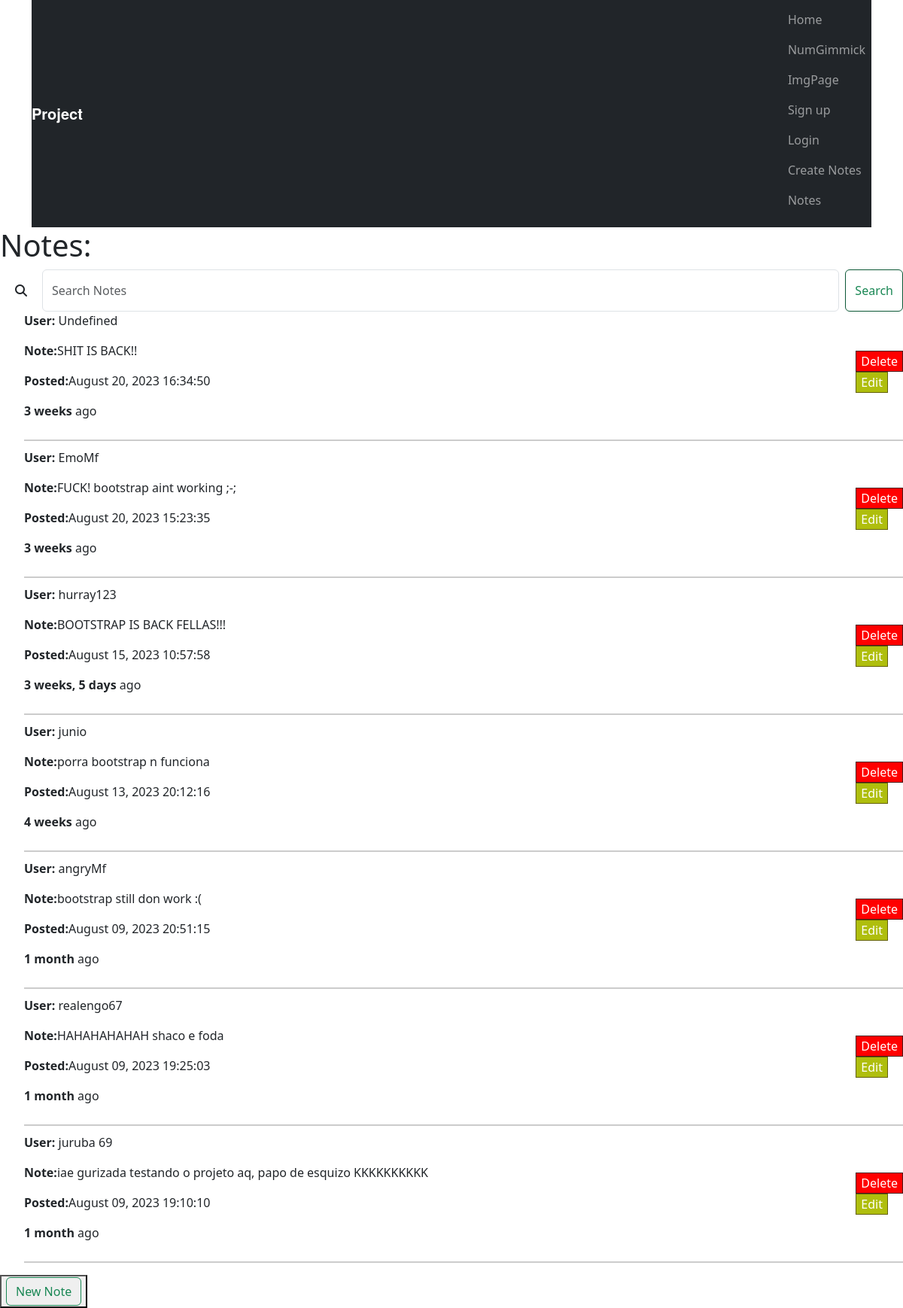
The app's page /notes with its own data.
### projects/models.py (models this page shows)
class Note(models.Model):
    author = models.CharField(max_length=20, blank=True)
    description = models.TextField(default='Not set')
    posted_time = models.DateTimeField(default=timezone.now)

### projects/views.py (the view)
# urls.py: path('notes', views.notes_page, name='notes'),
def notes_page(request):
    notes = Note.objects.all().order_by('-posted_time')
    return render(request, 'notes.html', {'notes':notes})

### templates/notes.html (shortened to what this page needs)
{% extends 'base.html' %}
{% block content %}
    <h1>Notes:</h1>
    <div class="SearchBar">
        <form class="d-flex" method="get" action="{% url 'search_bar' %}">
            <i id="SearchBarIcon" class="fa-solid fa-magnifying-glass fa-beat"></i>
            <input class="form-control me-2" type="search" name="search_query" placeholder="Search Notes">
            <button id="Search_button" class="btn btn-outline-success" type="submit">Search</button>
        </form>
    </div>
    <ul>
        {% for note in notes %}
            <li class="note-item">
                <div class="note-content">
                    <p><strong>User:</strong>
                        {% if note.author %}{{ note.author }}
                        {% else %}
                            Undefined
                        {% endif %}
                    </p>
                    <p><strong>Note:</strong>{{note.description}}</p>
                    <p><strong>Posted:</strong>{{note.posted_time|date:"F d, Y H:i:s" }}</p>
                    <p><strong>{{ note.posted_time|timesince }}</strong> ago</p>
                </div>
                <div><form method="POST" action="{% url 'delete_note' note_id=note.id %}">
                    <button type="submit" id="delete_button">Delete</button>
                    </form>
                    <form method="POST" action="{% url 'edit_note' note_id=note.id %}">
                        <button type="submit" id="edit_button">Edit</button>
                        </form>
                </div>
            </li>
        {% endfor %}
    </ul>
    <button ><a class="btn btn-outline-success" id="anchortransition" href="{% url 'create_note' %}">New Note</a></button>
{% endblock %}

### static/css/cascade.css (style rules this page uses)
body { background-color:lightslategrey; }

### templates/notes.html (style rules this page uses)
.note-item { border-bottom: 2px solid #ccc; padding-bottom: 10px; margin-bottom: 10px; display: flex; justify-content: space-between; align-items: center; }
.note-content { flex: 1; }
#delete_button { background-color: red; color: white; transition: background-color 0.3s ease-in-out; border: 1px solid #4a1818; }
#anchortransition { transition: background-color 0.3s ease-in-out; }
#edit_button { background-color: rgb(175, 190, 13); color: white; transition: background-color 0.5s ease-in-out; border: 1px solid rgb(100, 97, 11); }
#Search_button { transition: background-color 0.4s ease-in-out; border: 1px solid rgb(12, 88, 54); }
#SearchBarIcon { padding: 20px; }

### records on screen
Note: author "Undefined", description "SHIT IS BACK!!", posted_time "August 20, 2023 16:34:50", posted_time "3 weeks"
Note: author "EmoMf", description "FUCK! bootstrap aint working ;-;", posted_time "August 20, 2023 15:23:35", posted_time "3 weeks"
Note: author "hurray123", description "BOOTSTRAP IS BACK FELLAS!!!", posted_time "August 15, 2023 10:57:58", posted_time "3 weeks, 5 days"
Note: author "junio", description "porra bootstrap n funciona", posted_time "August 13, 2023 20:12:16", posted_time "4 weeks"
Note: author "angryMf", description "bootstrap still don work :(", posted_time "August 09, 2023 20:51:15", posted_time "1 month"
Note: author "realengo67", description "HAHAHAHAHAH shaco e foda", posted_time "August 09, 2023 19:25:03", posted_time "1 month"
Note: author "juruba 69", description "iae gurizada testando o projeto aq, papo de esquizo KKKKKKKKKK", posted_time "August 09, 2023 19:10:10", posted_time "1 month"
